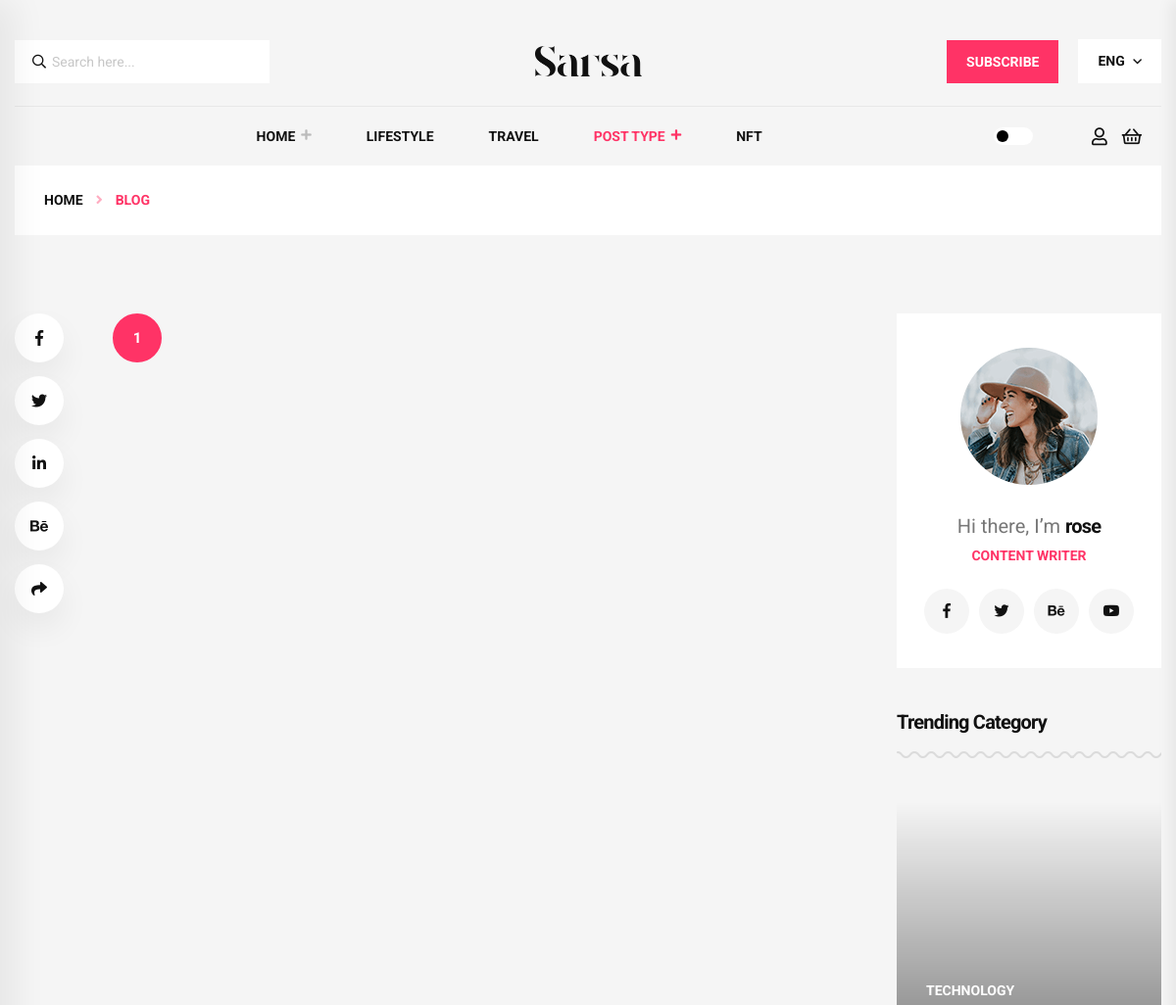
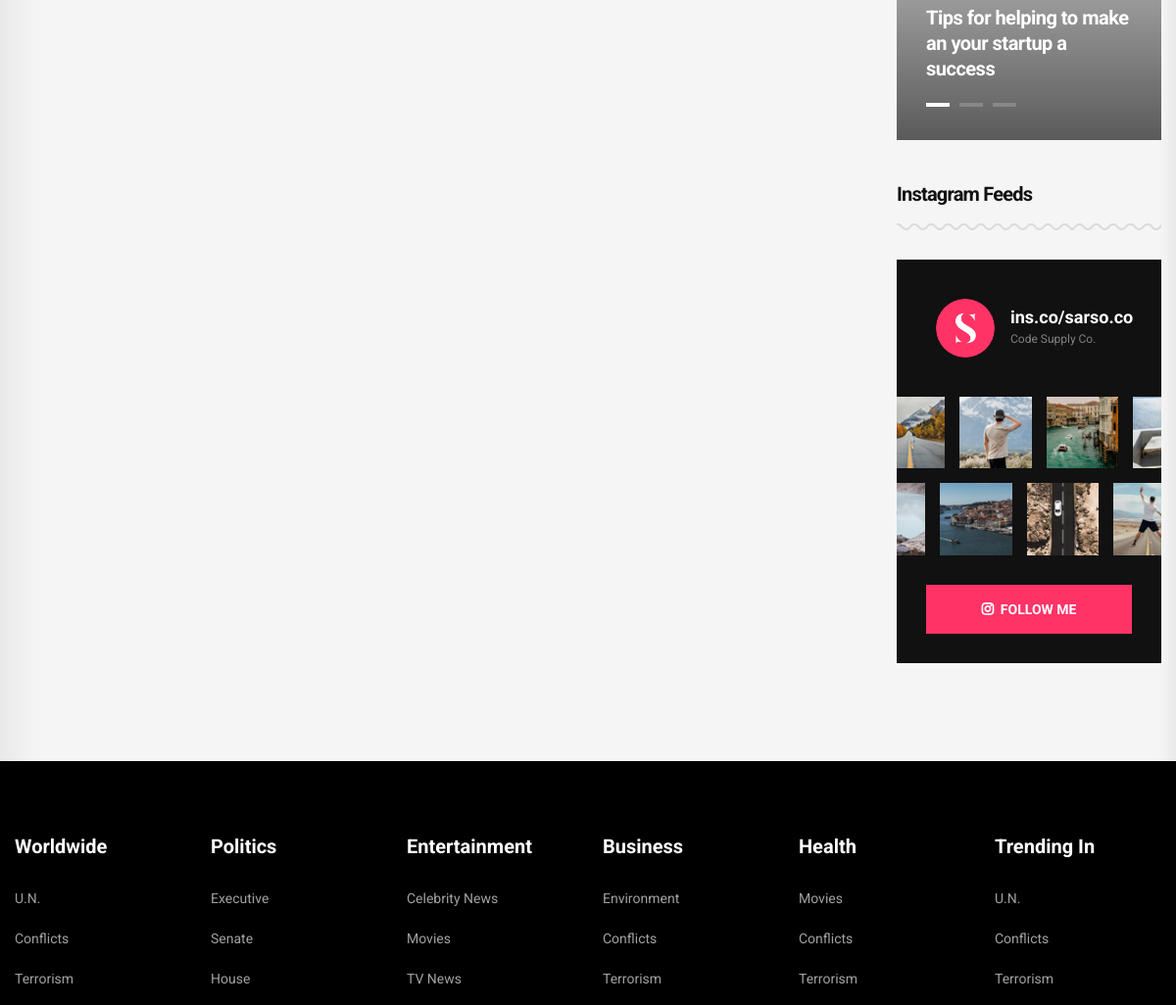
Page /blog/ (upper part) on the earlier database version (2 pictures, top to bottom).
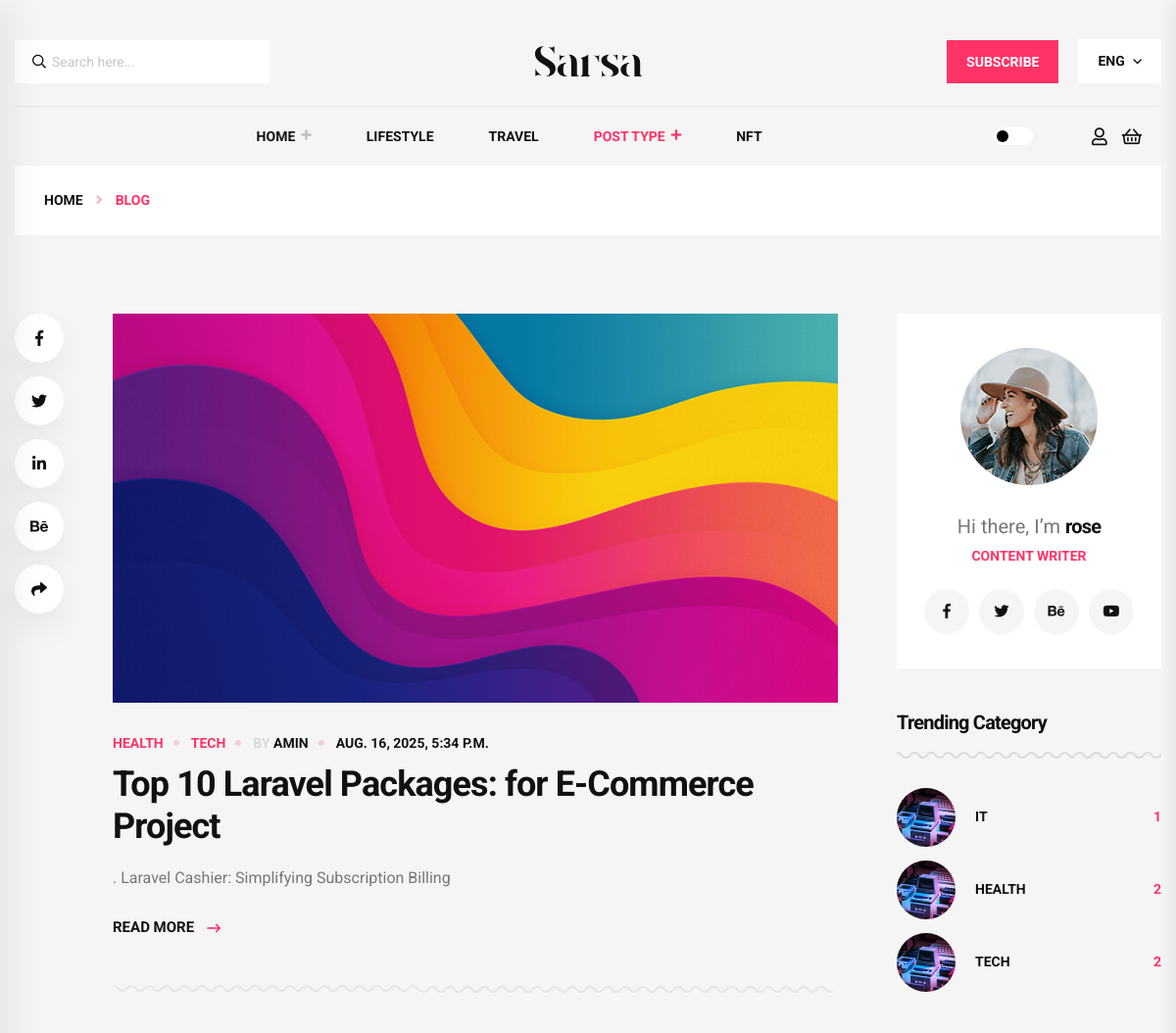
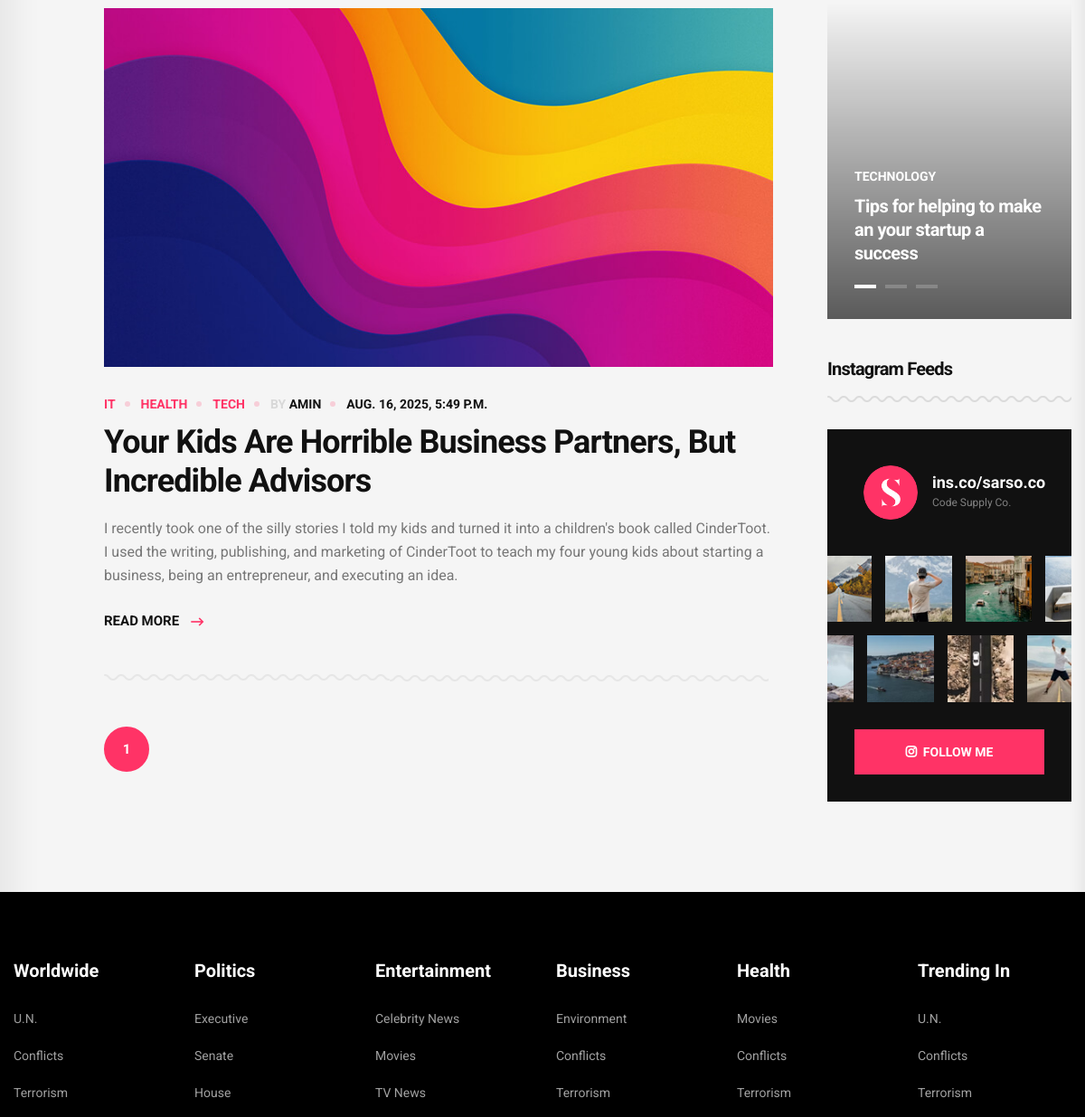
Same page on the later database version (2 pictures, top to bottom).
### blog/models.py (models this page shows, shortened)
class POST(models.Model):
    image = models.ImageField(upload_to='blog/',default='blog/default.jpg')
    category = models.ManyToManyField(CATEGORY)
    author = models.ForeignKey(User, on_delete=models.SET_NULL, null=True)
    title = models.CharField(max_length=255)
    preview = models.TextField(null=True)
    content = models.TextField()
    status=models.BooleanField(default=True)
    counted_view=models.IntegerField(default=0)
    publish_date=models.DateTimeField(null=True)
    created_date=models.DateTimeField(auto_now_add=True)
    updated_date=models.DateTimeField(auto_now=True)
    class Meta:
        ordering=['created_date']

class CATEGORY(models.Model):
    name=models.CharField(max_length=100)
    def __str__(self):
        return self.name

### blog/views.py (the view)
# urls.py: path('', blog_page, name= 'index'),
def blog_page(request, **kwargs):
    posts = POST.objects.filter(status=1)
    if kwargs.get('cat_name') != None:
        posts = posts.filter(category__name=kwargs['cat_name'])
    if kwargs.get('author_username') != None:
        posts = posts.filter(author__username=kwargs['author_username'])
    posts = Paginator(posts, 3)
    try:
        page_number = request.GET.get('page')
        posts = posts.get_page(page_number)
    except PageNotAnInteger:
        posts = posts.get_page(1)
    except (EmptyPage, InvalidPage):
        posts = posts.get_page(1)
    context={'posts':posts}
    return render(request, 'blog/blog.html',context)

### blog/templatetags/blog_tags.py (called while the page is built)
@register.inclusion_tag('blog/blog-categories.html')
def postCategories():
    posts = POST.objects.filter(status=1)
    categories = CATEGORY.objects.all()
    cat_dict = {}
    for cat in categories:
        cat_dict[cat] = posts.filter(category=cat).count()
    return {'categories': cat_dict}

### templates/blog/blog.html (shortened to what the changed rows need)
{% load static %} {% load blog_tags %}
<!DOCTYPE html>
<html class="no-js" lang="en">
  <head>
    <link rel="stylesheet" href="{% static 'assets/css/bootstrap.min.css' %}" />
    <link rel="stylesheet" href="{% static 'assets/css/animate.min.css' %}" />
    <link
      rel="stylesheet"
      href="{% static 'assets/css/magnific-popup.css' %}"
    />
    <link
      rel="stylesheet"
      href="{% static 'assets/css/fontawesome-all.min.css' %}"
    />
    <link
      rel="stylesheet"
      href="{% static 'assets/css/imageRevealHover.css' %}"
    />
    <link rel="stylesheet" href="{% static 'assets/css/swiper-bundle.css' %}" />
    <link rel="stylesheet" href="{% static 'assets/css/flaticon.css' %}" />
    <link rel="stylesheet" href="{% static 'assets/css/slick.css' %}" />
    <link rel="stylesheet" href="{% static 'assets/css/spacing.css' %}" />
    <link rel="stylesheet" href="{% static 'assets/css/main.css' %}" />
  </head>
  <body>
    <main>
      <section class="blog-details-area pt-80 pb-100">
        <div class="container">
          <div class="row justify-content-center">
            <div class="col-xl-8 col-lg-7">
              <div class="blog-post-wrapper">
                {%for post in posts %}
                <div class="latest__post-item">
                  <div class="latest__post-thumb tgImage__hover">
                    <a href="{% url 'blog:single' pid=post.id %}"
                      ><img src="{{post.image.url}}" alt="img"
                    /></a>
                  </div>
                  <div class="latest__post-content">
                    <ul class="tgbanner__content-meta list-wrap">
                      {% for cat in post.category.all %}
                      <li class="category">
                        <a href="{% url 'blog:category' cat_name=cat.name %}"
                          >{{cat.name}}
                        </a>
                      </li>
                      {% endfor %}
                      <li>
                        <span class="by">By</span>
                        <a
                          href="{% url 'blog:author' author_username=post.author.username %}"
                          >{{post.author}}</a
                        >
                      </li>
                      <li>{{post.publish_date}}</li>
                    </ul>
                    <h3 class="title tgcommon__hover">
                      <a href="{% url 'blog:single' pid=post.id %}">
                        {{post.title}}</a
                      >
                    </h3>
                    <p>{{post.preview}}</p>
                    <div class="latest__post-read-more">
                      <a href="{% url 'blog:single' pid=post.id %}"
                        >Read More <i class="far fa-long-arrow-right"></i
                      ></a>
                    </div>
                  </div>
                </div>
                {% endfor %}
                <div class="pagination__wrap">
                  <ul class="list-wrap">
                    {% for i in posts.paginator.page_range %}
                        {% if posts.number == i %}
                            <li class="active"><a href="?page={{i}}">{{i}}</a></li>
                        {% else %}
                            <li><a href="?page={{i}}">{{i}}</a></li>
                        {% endif %}
                    {% endfor %}
                  </ul>
                </div>
              </div>
            </div>
            <div class="col-xl-3 col-lg-4 col-md-6">
              <aside class="blog-sidebar">
                {% postCategories %}
              </aside>
            </div>
          </div>
        </div>
      </section>
    </main>
  </body>
</html>

### templates/blog/blog-categories.html
{% load static %}
 <div class="widget sidebar-widget widget_categories">
    <h4 class="widget-title">Trending Category</h4>
    <ul class="list-wrap">
         {% for name,count in categories.items %}
        <li>
            <div class="thumb"><a href="{% url 'blog:category' cat_name=name %}"><img src="{% static 'assets/img/category/side_category01.jpg' %}" alt="img"></a></div>
            <a href="{% url 'blog:category' cat_name=name %}">{{name}}</a>
            <span class="float-right">{{count}}</span>
        </li>
        {% endfor %}
    </ul>
</div>

Differences in the rows shown:
now on this page (row edited): POST: image (placeholder picture), author "AMIN", publish_date "AUG. 16, 2025, 5:34 P.M.", title "Top 10 Laravel Packages: for E-Commerce Project", preview ". Laravel Cashier: Simplifying Subscription Billing"
added CATEGORY: name "HEALTH", id "2"
added CATEGORY: name "TECH", count "2"
now on this page (row edited): POST: image (placeholder picture), author "AMIN", publish_date "AUG. 16, 2025, 5:49 P.M.", title "Your Kids Are Horrible Business Partners, But Incredible Advisors", preview "I recently took one of the silly stories I told my kids and turned it into a children's book called CinderToot. I used the writing, publishing, and marketing of CinderToot to teach my four young kids about starting a business, being an entrepreneur, and executing an idea."
added CATEGORY: name "IT", id "1"
